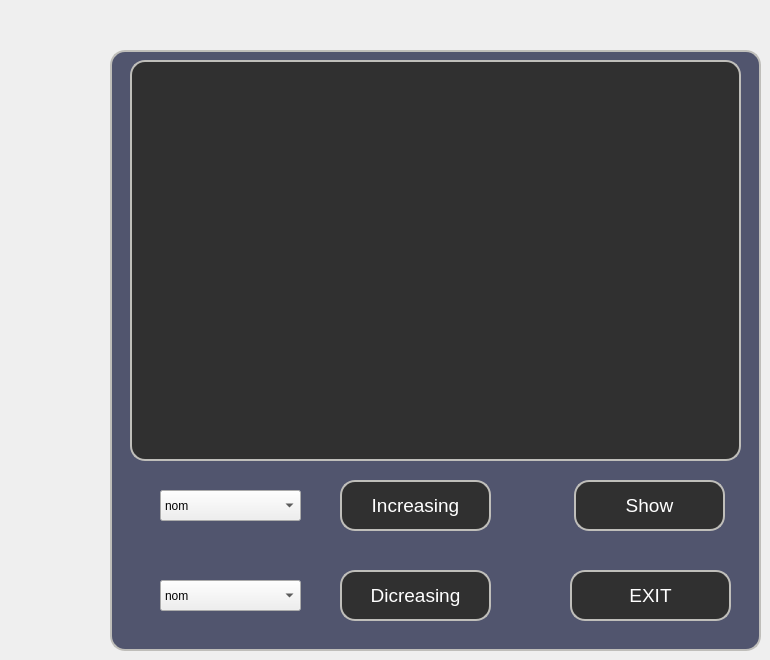
    <widget class="QWidget" name="tab_26">
     <attribute name="title">
      <string>tab24 afficheraj</string>
     </attribute>
     <widget class="QFrame" name="add_employee_8">
      <property name="geometry">
       <rect>
        <x>110</x>
        <y>50</y>
        <width>651</width>
        <height>601</height>
       </rect>
      </property>
      <property name="styleSheet">
       <string notr="true">QFrame
{
	background:#51556e;
border: 2px solid #bfbeba;
    border-radius:15px;
}</string>
      </property>
      <property name="frameShape">
       <enum>QFrame::StyledPanel</enum>
      </property>
      <property name="frameShadow">
       <enum>QFrame::Raised</enum>
      </property>
      <widget class="QTableView" name="ta">
       <property name="geometry">
        <rect>
         <x>20</x>
         <y>10</y>
         <width>611</width>
         <height>401</height>
        </rect>
       </property>
       <property name="autoFillBackground">
        <bool>false</bool>
       </property>
       <property name="styleSheet">
        <string notr="true">*{
color: #bfbeba ;
gridline-color: #bfbeba;
font-size: 12pt;
border-radius: 15px;
background: #303030;
}

*::selection
{
background-color:white;
border : 1px solid red;
}</string>
       </property>
       <property name="tabKeyNavigation">
        <bool>true</bool>
       </property>
       <property name="showGrid">
        <bool>true</bool>
       </property>
       <property name="sortingEnabled">
        <bool>false</bool>
       </property>
       <property name="wordWrap">
        <bool>false</bool>
       </property>
       <attribute name="horizontalHeaderDefaultSectionSize">
        <number>106</number>
       </attribute>
      </widget>
      <widget class="QPushButton" name="aff">
       <property name="geometry">
        <rect>
         <x>464</x>
         <y>430</y>
         <width>151</width>
         <height>51</height>
        </rect>
       </property>
       <property name="font">
        <font>
         <pointsize>14</pointsize>
        </font>
       </property>
       <property name="styleSheet">
        <string notr="true">*{
color:white;
border-radius: 15px;
border: 2px solid #bfbeba;
background:#303030;
}

*:hover
{
	color:#303030;
	border-radius:15px;
	background:white
}</string>
       </property>
       <property name="text">
        <string>Show</string>
       </property>
      </widget>
      <widget class="QComboBox" name="comboBox_tri">
       <property name="geometry">
        <rect>
         <x>50</x>
         <y>530</y>
         <width>141</width>
         <height>31</height>
        </rect>
       </property>
       <item>
        <property name="text">
         <string>nom</string>
        </property>
       </item>
       <item>
        <property name="text">
         <string>age</string>
        </property>
       </item>
      </widget>
      <widget class="QComboBox" name="comboBox_trid">
       <property name="geometry">
        <rect>
         <x>50</x>
         <y>440</y>
         <width>141</width>
         <height>31</height>
        </rect>
       </property>
       <item>
        <property name="text">
         <string>nom</string>
        </property>
       </item>
       <item>
        <property name="text">
         <string>age</string>
        </property>
       </item>
      </widget>
      <widget class="QPushButton" name="pushButton_tri">
       <property name="geometry">
        <rect>
         <x>230</x>
         <y>430</y>
         <width>151</width>
         <height>51</height>
        </rect>
       </property>
       <property name="font">
        <font>
         <pointsize>14</pointsize>
        </font>
       </property>
       <property name="styleSheet">
        <string notr="true">*{
color:white;
border-radius: 15px;
border: 2px solid #bfbeba;
background:#303030;
}

*:hover
{
	color:#303030;
	border-radius:15px;
	background:white
}</string>
       </property>
       <property name="text">
        <string>Increasing</string>
       </property>
      </widget>
      <widget class="QPushButton" name="pushButton_trid">
       <property name="geometry">
        <rect>
         <x>230</x>
         <y>520</y>
         <width>151</width>
         <height>51</height>
        </rect>
       </property>
       <property name="font">
        <font>
         <pointsize>14</pointsize>
        </font>
       </property>
       <property name="styleSheet">
        <string notr="true">*{
color:white;
border-radius: 15px;
border: 2px solid #bfbeba;
background:#303030;
}

*:hover
{
	color:#303030;
	border-radius:15px;
	background:white
}</string>
       </property>
       <property name="text">
        <string>Dicreasing</string>
       </property>
      </widget>
      <widget class="QPushButton" name="pushButton_28">
       <property name="geometry">
        <rect>
         <x>460</x>
         <y>520</y>
         <width>161</width>
         <height>51</height>
        </rect>
       </property>
       <property name="font">
        <font>
         <pointsize>14</pointsize>
        </font>
       </property>
       <property name="styleSheet">
        <string notr="true">*{
color:white;
border-radius: 15px;
border: 2px solid #bfbeba;
background:#303030;
}

*:hover
{
	color:#303030;
	border-radius:15px;
	background:white
}</string>
       </property>
       <property name="text">
        <string>EXIT</string>
       </property>
      </widget>
     </widget>
    </widget>
